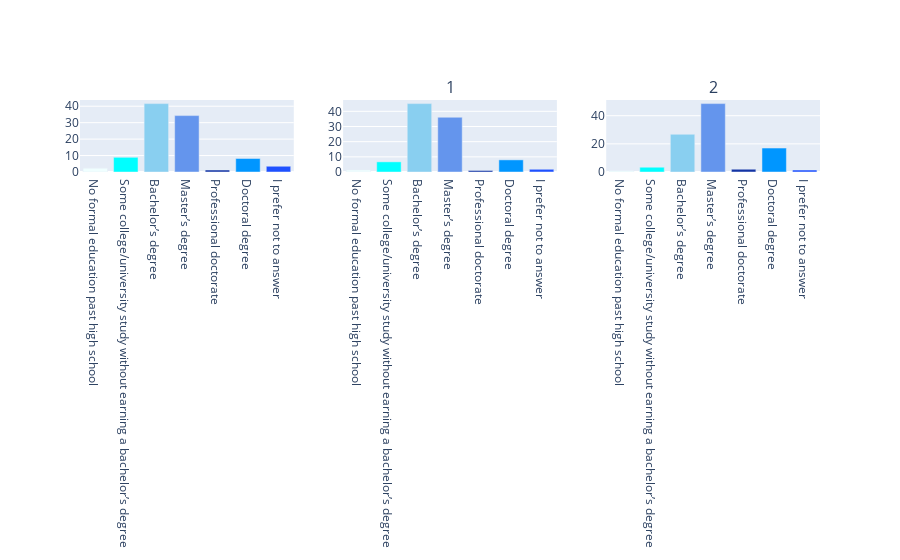

The notebook cell this image was saved under:
### Code cell
fig = make_subplots(rows=1, cols=3, 
                    start_cell="bottom-left", 
                    subplot_titles=(clusters))

clusters = edu_aggr.index.tolist()

options = edu_aggr.columns[1:]

colors = shades_blue

for c in range(len(clusters)):
    data = edu_aggr.loc[edu_aggr['cluster'] == clusters[c]]
    for o in range(len(options)):
        fig.add_trace(go.Bar(x=[options[o]], 
                             y=data[options[o]],
                             marker_color = colors[o]),
                              row=1, col=c+1)
        
fig.update_layout(showlegend=False)
fig.show()

### Figure 1 — Plotly figure (JSON) as saved in the notebook; plotly's stock layout.template omitted (floating-point values rounded to 4 significant figures)
{"data": [{"marker": {"color": "#F0FFFF"}, "type": "bar", "x": ["No formal education past high school"], "xaxis": "x", "y": [2.3], "yaxis": "y"}, {"marker": {"color": "#00FFFF"}, "type": "bar", "x": ["Some college/university study without earning a bachelor’s degree"], "xaxis": "x", "y": [8.9], "yaxis": "y"}, {"marker": {"color": "#89CFF0"}, "type": "bar", "x": ["Bachelor’s degree"], "xaxis": "x", "y": [41.6], "yaxis": "y"}, {"marker": {"color": "#6495ED"}, "type": "bar", "x": ["Master’s degree"], "xaxis": "x", "y": [34.3], "yaxis": "y"}, {"marker": {"color": "#1434A4"}, "type": "bar", "x": ["Professional doctorate"], "xaxis": "x", "y": [1.2], "yaxis": "y"}, {"marker": {"color": "#0096FF"}, "type": "bar", "x": ["Doctoral degree"], "xaxis": "x", "y": [8.2], "yaxis": "y"}, {"marker": {"color": "#1F51FF"}, "type": "bar", "x": ["I prefer not to answer"], "xaxis": "x", "y": [3.5], "yaxis": "y"}, {"marker": {"color": "#F0FFFF"}, "type": "bar", "x": ["No formal education past high school"], "xaxis": "x2", "y": [1.3], "yaxis": "y2"}, {"marker": {"color": "#00FFFF"}, "type": "bar", "x": ["Some college/university study without earning a bachelor’s degree"], "xaxis": "x2", "y": [6.7], "yaxis": "y2"}, {"marker": {"color": "#89CFF0"}, "type": "bar", "x": ["Bachelor’s degree"], "xaxis": "x2", "y": [45.1], "yaxis": "y2"}, {"marker": {"color": "#6495ED"}, "type": "bar", "x": ["Master’s degree"], "xaxis": "x2", "y": [36.1], "yaxis": "y2"}, {"marker": {"color": "#1434A4"}, "type": "bar", "x": ["Professional doctorate"], "xaxis": "x2", "y": [1], "yaxis": "y2"}, {"marker": {"color": "#0096FF"}, "type": "bar", "x": ["Doctoral degree"], "xaxis": "x2", "y": [8], "yaxis": "y2"}, {"marker": {"color": "#1F51FF"}, "type": "bar", "x": ["I prefer not to answer"], "xaxis": "x2", "y": [1.8], "yaxis": "y2"}, {"marker": {"color": "#F0FFFF"}, "type": "bar", "x": ["No formal education past high school"], "xaxis": "x3", "y": [0.9], "yaxis": "y3"}, {"marker": {"color": "#00FFFF"}, "type": "bar", "x": ["Some college/university study without earning a bachelor’s degree"], "xaxis": "x3", "y": [3.4], "yaxis": "y3"}, {"marker": {"color": "#89CFF0"}, "type": "bar", "x": ["Bachelor’s degree"], "xaxis": "x3", "y": [26.8], "yaxis": "y3"}, {"marker": {"color": "#6495ED"}, "type": "bar", "x": ["Master’s degree"], "xaxis": "x3", "y": [48.6], "yaxis": "y3"}, {"marker": {"color": "#1434A4"}, "type": "bar", "x": ["Professional doctorate"], "xaxis": "x3", "y": [2], "yaxis": "y3"}, {"marker": {"color": "#0096FF"}, "type": "bar", "x": ["Doctoral degree"], "xaxis": "x3", "y": [17], "yaxis": "y3"}, {"marker": {"color": "#1F51FF"}, "type": "bar", "x": ["I prefer not to answer"], "xaxis": "x3", "y": [1.4], "yaxis": "y3"}], "layout": {"annotations": [{"font": {"size": 16}, "showarrow": false, "text": "1", "x": 0.5, "xanchor": "center", "xref": "paper", "y": 1, "yanchor": "bottom", "yref": "paper"}, {"font": {"size": 16}, "showarrow": false, "text": "2", "x": 0.8556, "xanchor": "center", "xref": "paper", "y": 1, "yanchor": "bottom", "yref": "paper"}], "showlegend": false, "xaxis": {"anchor": "y", "domain": [0, 0.2889]}, "xaxis2": {"anchor": "y2", "domain": [0.3556, 0.6444]}, "xaxis3": {"anchor": "y3", "domain": [0.7111, 1]}, "yaxis": {"anchor": "x", "domain": [0, 1]}, "yaxis2": {"anchor": "x2", "domain": [0, 1]}, "yaxis3": {"anchor": "x3", "domain": [0, 1]}}}
